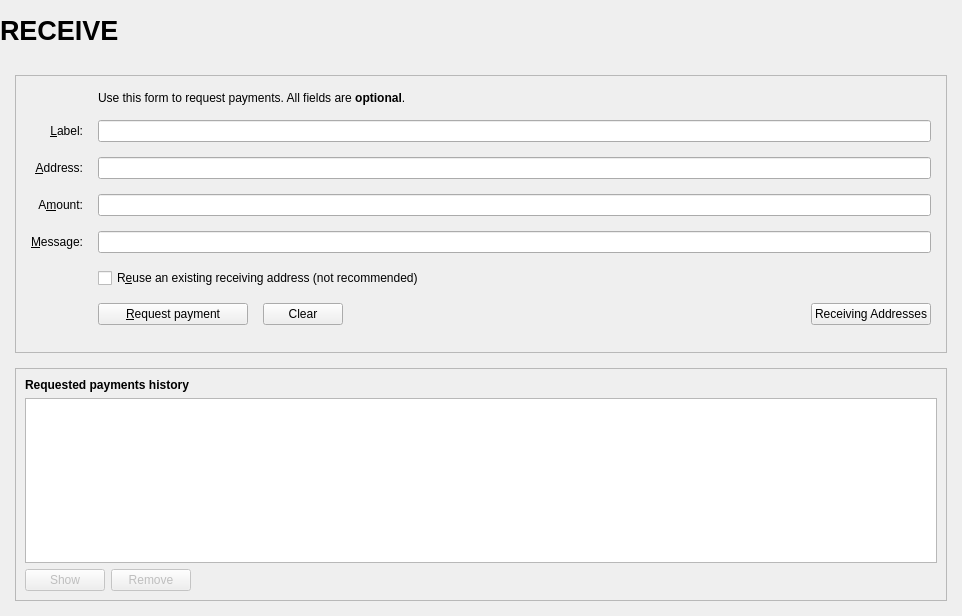
<?xml version="1.0" encoding="UTF-8"?>
<ui version="4.0">
 <class>ReceiveCoinsDialog</class>
 <widget class="QWidget" name="ReceiveCoinsDialog">
  <property name="geometry">
   <rect>
    <x>0</x>
    <y>0</y>
    <width>962</width>
    <height>616</height>
   </rect>
  </property>
  <layout class="QVBoxLayout" name="verticalLayout" stretch="0">
   <property name="leftMargin">
    <number>0</number>
   </property>
   <property name="topMargin">
    <number>0</number>
   </property>
   <property name="rightMargin">
    <number>0</number>
   </property>
   <property name="bottomMargin">
    <number>0</number>
   </property>
   <item>
    <layout class="QVBoxLayout" name="verticalLayout_Master" stretch="0,1">
     <property name="spacing">
      <number>0</number>
     </property>
     <item>
      <widget class="QFrame" name="frame_Header">
       <layout class="QVBoxLayout" name="verticalLayout_8">
        <property name="margin">
         <number>0</number>
        </property>
        <item>
         <layout class="QHBoxLayout" name="horizontalLayout_Header" stretch="1,0,1">
          <item>
           <widget class="QLabel" name="labelOverviewHeaderLeft">
            <property name="minimumSize">
             <size>
              <width>464</width>
              <height>60</height>
             </size>
            </property>
            <property name="maximumSize">
             <size>
              <width>16777215</width>
              <height>60</height>
             </size>
            </property>
            <property name="font">
             <font>
              <pointsize>20</pointsize>
              <weight>75</weight>
              <bold>true</bold>
             </font>
            </property>
            <property name="text">
             <string>RECEIVE</string>
            </property>
           </widget>
          </item>
          <item>
           <spacer name="horizontalSpacer_3">
            <property name="orientation">
             <enum>Qt::Horizontal</enum>
            </property>
            <property name="sizeHint" stdset="0">
             <size>
              <width>40</width>
              <height>20</height>
             </size>
            </property>
           </spacer>
          </item>
          <item>
           <widget class="QLabel" name="labelOverviewHeaderRight">
            <property name="minimumSize">
             <size>
              <width>250</width>
              <height>55</height>
             </size>
            </property>
            <property name="maximumSize">
             <size>
              <width>250</width>
              <height>55</height>
             </size>
            </property>
            <property name="font">
             <font>
              <pointsize>14</pointsize>
             </font>
            </property>
            <property name="text">
             <string/>
            </property>
            <property name="alignment">
             <set>Qt::AlignRight|Qt::AlignTrailing|Qt::AlignVCenter</set>
            </property>
           </widget>
          </item>
         </layout>
        </item>
       </layout>
      </widget>
     </item>
     <item>
      <widget class="QFrame" name="frame_BG">
       <layout class="QVBoxLayout" name="verticalLayout_5">
        <property name="spacing">
         <number>15</number>
        </property>
        <property name="leftMargin">
         <number>15</number>
        </property>
        <property name="topMargin">
         <number>15</number>
        </property>
        <property name="rightMargin">
         <number>15</number>
        </property>
        <property name="bottomMargin">
         <number>15</number>
        </property>
        <item>
         <widget class="QFrame" name="frame2">
          <property name="sizePolicy">
           <sizepolicy hsizetype="Preferred" vsizetype="Expanding">
            <horstretch>0</horstretch>
            <verstretch>0</verstretch>
           </sizepolicy>
          </property>
          <property name="frameShape">
           <enum>QFrame::StyledPanel</enum>
          </property>
          <property name="frameShadow">
           <enum>QFrame::Sunken</enum>
          </property>
          <layout class="QVBoxLayout" name="verticalLayout_3">
           <property name="spacing">
            <number>15</number>
           </property>
           <property name="leftMargin">
            <number>15</number>
           </property>
           <property name="topMargin">
            <number>15</number>
           </property>
           <property name="rightMargin">
            <number>15</number>
           </property>
           <property name="bottomMargin">
            <number>15</number>
           </property>
           <item>
            <layout class="QGridLayout" name="gridLayout">
             <item row="2" column="2">
              <widget class="QLabel" name="label_5">
               <property name="text">
                <string>Use this form to request payments. All fields are &lt;b&gt;optional&lt;/b&gt;.</string>
               </property>
              </widget>
             </item>
             <item row="4" column="0">
              <widget class="QLabel" name="label_2">
               <property name="toolTip">
                <string>An optional label to associate with the new receiving address.</string>
               </property>
               <property name="text">
                <string>&amp;Label:</string>
               </property>
               <property name="alignment">
                <set>Qt::AlignRight|Qt::AlignTrailing|Qt::AlignVCenter</set>
               </property>
               <property name="buddy">
                <cstring>reqLabel</cstring>
               </property>
              </widget>
             </item>
             <item row="4" column="2">
              <widget class="QLineEdit" name="reqLabel">
               <property name="toolTip">
                <string>An optional label to associate with the new receiving address.</string>
               </property>
              </widget>
             </item>
             <item row="5" column="0">
              <widget class="QLabel" name="label">
               <property name="toolTip">
                <string>Your receiving address. You can copy and use it to receive coins on this wallet. A new one will be generated once it is used.</string>
               </property>
               <property name="text">
                <string>&amp;Address:</string>
               </property>
               <property name="alignment">
                <set>Qt::AlignRight|Qt::AlignTrailing|Qt::AlignVCenter</set>
               </property>
               <property name="buddy">
                <cstring>reqAddress</cstring>
               </property>
              </widget>
             </item>
             <item row="5" column="2">
              <widget class="QLineEdit" name="reqAddress">
               <property name="readOnly">
                <bool>true</bool>
               </property>
               <property name="minimumSize">
                <size>
                 <width>80</width>
                 <height>0</height>
                </size>
               </property>
               <property name="toolTip">
                <string>Your receiving address. You can copy and use it to receive coins on this wallet. A new one will be generated once it is used.</string>
               </property>
              </widget>
             </item>
             <item row="6" column="0">
              <widget class="QLabel" name="label_8">
               <property name="toolTip">
                <string>An optional amount to request. Leave this empty or zero to not request a specific amount.</string>
               </property>
               <property name="text">
                <string>A&amp;mount:</string>
               </property>
               <property name="alignment">
                <set>Qt::AlignRight|Qt::AlignTrailing|Qt::AlignVCenter</set>
               </property>
               <property name="buddy">
                <cstring>reqAmount</cstring>
               </property>
              </widget>
             </item>
             <item row="6" column="2">
              <widget class="BitcoinAmountField" name="reqAmount">
               <property name="minimumSize">
                <size>
                 <width>80</width>
                 <height>0</height>
                </size>
               </property>
               <property name="toolTip">
                <string>An optional amount to request. Leave this empty or zero to not request a specific amount.</string>
               </property>
              </widget>
             </item>
             <item row="7" column="0">
              <widget class="QLabel" name="label_3">
               <property name="toolTip">
                <string>An optional message to attach to the payment request, which will be displayed when the request is opened. Note: The message will not be sent with the payment over the DIGIDINAR network.</string>
               </property>
               <property name="text">
                <string>&amp;Message:</string>
               </property>
               <property name="alignment">
                <set>Qt::AlignRight|Qt::AlignTrailing|Qt::AlignVCenter</set>
               </property>
               <property name="buddy">
                <cstring>reqMessage</cstring>
               </property>
              </widget>
             </item>
             <item row="7" column="2">
              <widget class="QLineEdit" name="reqMessage">
               <property name="toolTip">
                <string>An optional message to attach to the payment request, which will be displayed when the request is opened.&lt;br&gt;Note: The message will not be sent with the payment over the DIGIDINAR network.</string>
               </property>
              </widget>
             </item>
             <item row="8" column="0">
              <widget class="QLabel" name="label_4">
               <property name="text">
                <string/>
               </property>
              </widget>
             </item>
             <item row="8" column="2">
              <widget class="QCheckBox" name="reuseAddress">
               <property name="toolTip">
                <string>Reuse one of the previously used receiving addresses.&lt;br&gt;Reusing addresses has security and privacy issues.&lt;br&gt;Do not use this unless re-generating a payment request made before.</string>
               </property>
               <property name="text">
                <string>R&amp;euse an existing receiving address (not recommended)</string>
               </property>
              </widget>
             </item>
             <item row="9" column="0">
              <widget class="QLabel" name="label_7">
               <property name="text">
                <string/>
               </property>
              </widget>
             </item>
             <item row="9" column="2">
              <layout class="QHBoxLayout" name="horizontalLayout">
               <item>
                <widget class="QPushButton" name="receiveButton">
                 <property name="minimumSize">
                  <size>
                   <width>150</width>
                   <height>0</height>
                  </size>
                 </property>
                 <property name="text">
                  <string>&amp;Request payment</string>
                 </property>
                 <property name="icon">
                  <iconset resource="../digidinar.qrc">
                   <normaloff>:/icons/receiving_addresses</normaloff>:/icons/receiving_addresses</iconset>
                 </property>
                </widget>
               </item>
               <item>
                <widget class="QPushButton" name="clearButton">
                 <property name="sizePolicy">
                  <sizepolicy hsizetype="Minimum" vsizetype="Fixed">
                   <horstretch>0</horstretch>
                   <verstretch>0</verstretch>
                  </sizepolicy>
                 </property>
                 <property name="toolTip">
                  <string>Clear all fields of the form.</string>
                 </property>
                 <property name="text">
                  <string>Clear</string>
                 </property>
                 <property name="icon">
                  <iconset resource="../digidinar.qrc">
                   <normaloff>:/icons/remove</normaloff>:/icons/remove</iconset>
                 </property>
                 <property name="autoDefault">
                  <bool>false</bool>
                 </property>
                </widget>
               </item>
               <item>
                <spacer name="horizontalSpacer">
                 <property name="orientation">
                  <enum>Qt::Horizontal</enum>
                 </property>
                 <property name="sizeHint" stdset="0">
                  <size>
                   <width>40</width>
                   <height>20</height>
                  </size>
                 </property>
                </spacer>
               </item>
               <item>
                <widget class="QPushButton" name="receivingAddressesButton">
                 <property name="text">
                  <string>Receiving Addresses</string>
                 </property>
                 <property name="icon">
                  <iconset resource="../digidinar.qrc">
                   <normaloff>:/icons/address-book</normaloff>:/icons/address-book</iconset>
                 </property>
                 <property name="autoDefault">
                  <bool>false</bool>
                 </property>
                </widget>
               </item>
              </layout>
             </item>
             <item row="10" column="2">
              <spacer name="verticalSpacer">
               <property name="orientation">
                <enum>Qt::Vertical</enum>
               </property>
               <property name="sizeHint" stdset="0">
                <size>
                 <width>20</width>
                 <height>40</height>
                </size>
               </property>
              </spacer>
             </item>
            </layout>
           </item>
          </layout>
         </widget>
        </item>
        <item>
         <widget class="QFrame" name="frame">
          <property name="sizePolicy">
           <sizepolicy hsizetype="Preferred" vsizetype="Expanding">
            <horstretch>0</horstretch>
            <verstretch>0</verstretch>
           </sizepolicy>
          </property>
          <property name="frameShape">
           <enum>QFrame::StyledPanel</enum>
          </property>
          <property name="frameShadow">
           <enum>QFrame::Raised</enum>
          </property>
          <layout class="QVBoxLayout" name="verticalLayout_2">
           <item>
            <widget class="QLabel" name="label_6">
             <property name="font">
              <font>
               <weight>75</weight>
               <bold>true</bold>
              </font>
             </property>
             <property name="text">
              <string>Requested payments history</string>
             </property>
            </widget>
           </item>
           <item>
            <widget class="QTableView" name="recentRequestsView">
             <property name="palette">
              <palette>
               <active>
                <colorrole role="Text">
                 <brush brushstyle="SolidPattern">
                  <color alpha="255">
                   <red>51</red>
                   <green>51</green>
                   <blue>51</blue>
                  </color>
                 </brush>
                </colorrole>
               </active>
               <inactive>
                <colorrole role="Text">
                 <brush brushstyle="SolidPattern">
                  <color alpha="255">
                   <red>51</red>
                   <green>51</green>
                   <blue>51</blue>
                  </color>
                 </brush>
                </colorrole>
               </inactive>
               <disabled>
                <colorrole role="Text">
                 <brush brushstyle="SolidPattern">
                  <color alpha="255">
                   <red>85</red>
                   <green>85</green>
                   <blue>85</blue>
                  </color>
                 </brush>
                </colorrole>
               </disabled>
              </palette>
             </property>
             <property name="contextMenuPolicy">
              <enum>Qt::CustomContextMenu</enum>
             </property>
             <property name="tabKeyNavigation">
              <bool>false</bool>
             </property>
             <property name="sortingEnabled">
              <bool>true</bool>
             </property>
            </widget>
           </item>
           <item>
            <layout class="QHBoxLayout" name="horizontalLayout_2">
             <item>
              <widget class="QPushButton" name="showRequestButton">
               <property name="enabled">
                <bool>false</bool>
               </property>
               <property name="toolTip">
                <string>Show the selected request (does the same as double clicking an entry)</string>
               </property>
               <property name="text">
                <string>Show</string>
               </property>
               <property name="icon">
                <iconset resource="../digidinar.qrc">
                 <normaloff>:/icons/edit</normaloff>:/icons/edit</iconset>
               </property>
               <property name="autoDefault">
                <bool>false</bool>
               </property>
              </widget>
             </item>
             <item>
              <widget class="QPushButton" name="removeRequestButton">
               <property name="enabled">
                <bool>false</bool>
               </property>
               <property name="toolTip">
                <string>Remove the selected entries from the list</string>
               </property>
               <property name="text">
                <string>Remove</string>
               </property>
               <property name="icon">
                <iconset resource="../digidinar.qrc">
                 <normaloff>:/icons/remove</normaloff>:/icons/remove</iconset>
               </property>
               <property name="autoDefault">
                <bool>false</bool>
               </property>
              </widget>
             </item>
             <item>
              <spacer name="horizontalSpacer_2">
               <property name="orientation">
                <enum>Qt::Horizontal</enum>
               </property>
               <property name="sizeHint" stdset="0">
                <size>
                 <width>40</width>
                 <height>20</height>
                </size>
               </property>
              </spacer>
             </item>
            </layout>
           </item>
          </layout>
         </widget>
        </item>
       </layout>
      </widget>
     </item>
    </layout>
   </item>
  </layout>
 </widget>
 <customwidgets>
  <customwidget>
   <class>BitcoinAmountField</class>
   <extends>QLineEdit</extends>
   <header>bitcoinamountfield.h</header>
   <container>1</container>
  </customwidget>
 </customwidgets>
 <tabstops>
  <tabstop>reqLabel</tabstop>
  <tabstop>reqAddress</tabstop>
  <tabstop>reqAmount</tabstop>
  <tabstop>reqMessage</tabstop>
  <tabstop>reuseAddress</tabstop>
  <tabstop>receiveButton</tabstop>
  <tabstop>clearButton</tabstop>
  <tabstop>recentRequestsView</tabstop>
  <tabstop>showRequestButton</tabstop>
  <tabstop>removeRequestButton</tabstop>
 </tabstops>
 <resources>
  <include location="../digidinar.qrc"/>
 </resources>
 <connections/>
</ui>
